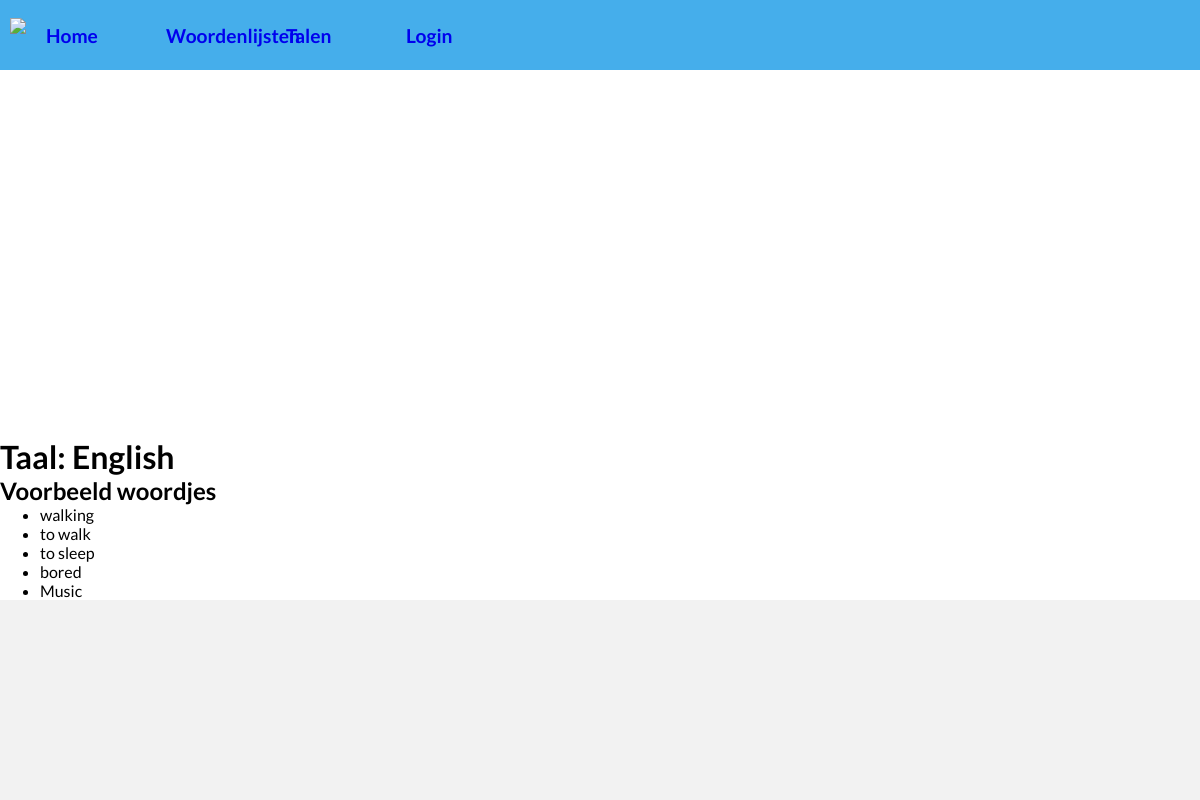
Screenshot of /quiz/language/2/ with the database file from the repository.
### quiz/models.py (models this page shows, shortened)
class Language(models.Model):
    name = models.CharField(
        max_length=200, help_text='The name of the language')

class Word(models.Model):
    name = models.CharField(
        max_length=200, help_text='How the word is spelled')
    language = models.ForeignKey(
        Language, on_delete=models.SET_NULL, help_text='The language of this word', null=True)
    usage = models.ManyToManyField(Sentence, blank=True)

### quiz/views.py (the view)
# urls.py: path('language/<int:pk>/', views.LanguageDetailView.as_view(),
class LanguageDetailView(generic.DetailView):
    model = Language
    template_name = 'quiz/language_detail.html'
    context_object_name = 'language'

### quiz/templates/quiz/language_detail.html (shortened to what this page needs)
{% extends 'quiz/base_generic.html' %}
{% block content %}
<h1>Taal: {{ language.name }}</h1>
<div>
    <h2>Voorbeeld woordjes</h2>
    <ul>
    {% for word in language.word_set.all %}
        <li>{{ word.name }}</li>
    {% endfor %}
    </ul>
</div>
{% endblock content %}

### quiz/static/quiz/css/base.css (style rules this page uses)
:root { --bg-color: white; }
* { margin: 0; box-sizing: border-box; }
body { background-color: var(--bg-color); font-family: 'Lato', sans-serif; display: grid; grid-template-rows: auto 1fr auto; min-height: 100vh; }

### rows the page displays
Language: name "English"
Word: name "walking"
Word: name "to walk"
Word: name "to sleep"
Word: name "bored"
Word: name "Music"
